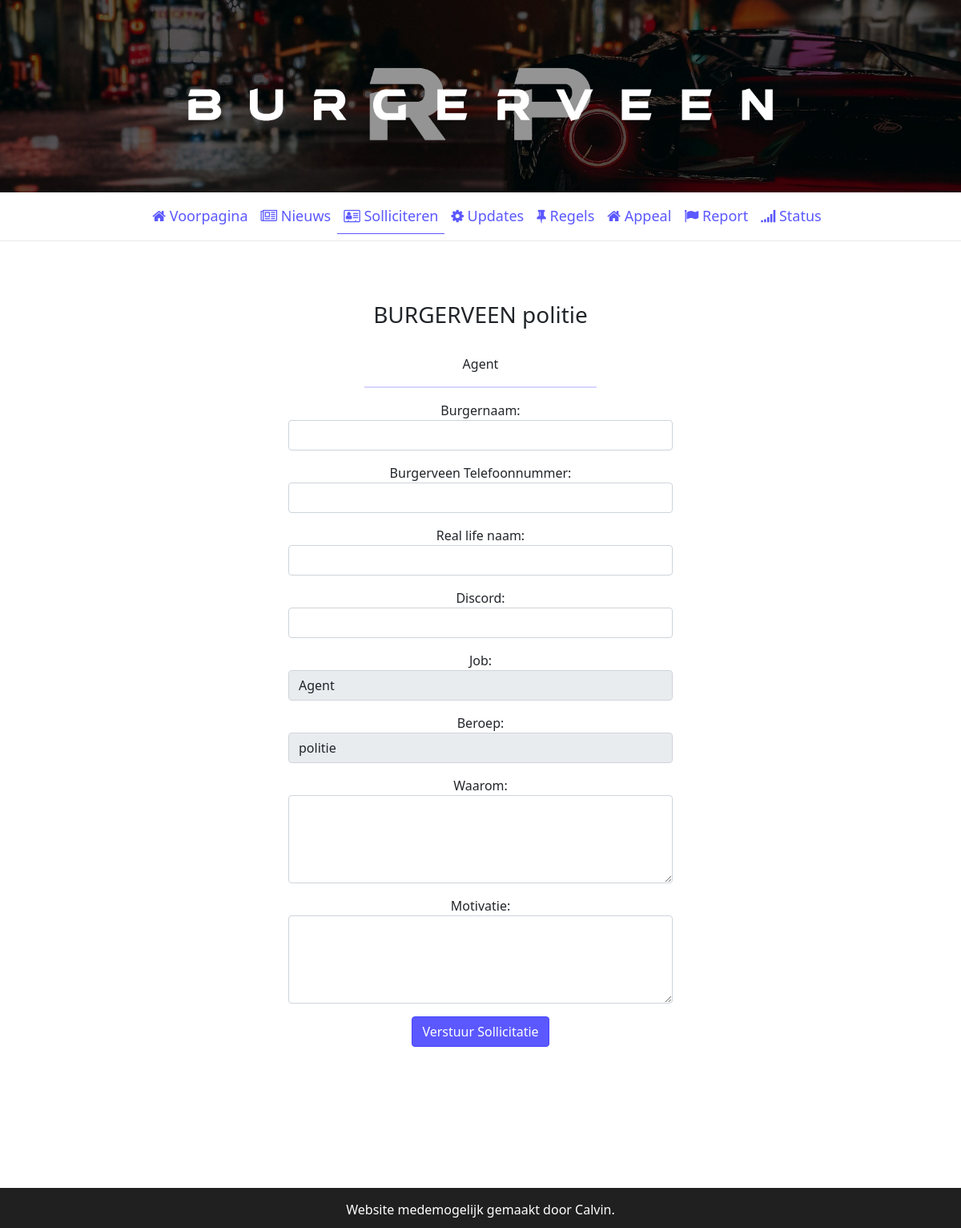
Page /apply?id=1 on the committed database.
### tables this page shows
CREATE TABLE `jobs` (
  `id` int(11) NOT NULL,
  `job_titel` varchar(25) NOT NULL,
  `beroep` varchar(25) NOT NULL,
  `job_desc` varchar(255) DEFAULT NULL,
  `created_at` datetime DEFAULT current_timestamp(),
  `enabled` varchar(1) DEFAULT '0'
);

### systeem/classes/apply_form.php (the view, shortened to what this page needs)
<?php
$sql = "SELECT id, job_titel, beroep, job_desc FROM jobs WHERE id ='" . $_GET['id'] . "'";
$resultset = mysqli_query($db, $sql);
while ($record = mysqli_fetch_assoc($resultset)) {
?>
    <div class="container jobs voorpagina">
        <div class="row">
            <div class="jobs-intro">
                <h3>BURGERVEEN <?php echo $record['beroep']; ?></h3><br>
                <p><?php echo $record['job_titel']; ?></p>
                <center>
                    <hr class="jobs">
                <form action="../../systeem/classes/send_application.php" style="width: 50%;" method="post">
                    <p>
                        <label for="Burgernaam">Burgernaam:</label>
                        <input class="form-control" type="text" name="Burgernaam" id="Burgernaam" required>
                    </p>
                    <p>
                        <label for="telefoonnummer">Burgerveen Telefoonnummer:</label>
                        <input class="form-control" type="phonenumber" name="telefoonnummer" id="telefoonnummer"required>
                    </p>
                    <p>
                        <label for="naam">Real life naam:</label>
                        <input class="form-control" type="text" name="naam" id="naam"required>
                    </p>
                    <p>
                        <label for="Discord">Discord:</label>
                        <input class="form-control" type="text" name="Discord" id="Discord"required>
                    </p>
                    <p>
                        <label for="Job">Job:</label>
                        <input class="form-control" type="text" name="Job" id="Job" value="<?php echo $record['job_titel']; ?>" readonly>
                    </p>
                    <p>
                        <label for="Beroep">Beroep:</label>
                        <input class="form-control" type="text" name="Beroep" id="Beroep" value="<?php echo $record['beroep']; ?>" readonly>
                    </p>
                    <p>
                        <label for="Waarom">Waarom:</label>
                        <textarea class="form-control" rows="4" cols="50" type="Waarom" name="Waarom" id="Waarom"required></textarea>
                    </p>
                    <p>
                        <label for="Motivatie">Motivatie:</label>
                        <textarea class="form-control" rows="4" cols="50" type="textarea" name="Motivatie" id="Motivatie"required></textarea>
                    </p>
                    <input type="submit" class="btn btn-primary" value="Verstuur Sollicitatie">
                </form>
                </center>
            </div>
        </div>
    </div>
<?php } ?>

### assets/css/theme.css (style rules this page uses)
@media only screen and (min-width: 768px) { body { background-color: #edf2f5; } }
@media only screen and (min-width: 768px) { .container.jobs.voorpagina { min-width: 100%; padding: 75px 10% 100px 10%; background-color: white; } }
.btn-primary { background-color: rgb(91, 88, 255) !important; border-color: rgb(70, 67, 255) !important; }
.jobs-intro { text-align: center; padding-bottom: 60px; }
hr.jobs { max-width: 290px; height: 2px; color: rgb(91, 88, 255); }

### rows in the picture
jobs: beroep "politie", job_titel "Agent", Job "Agent", Beroep "politie"
